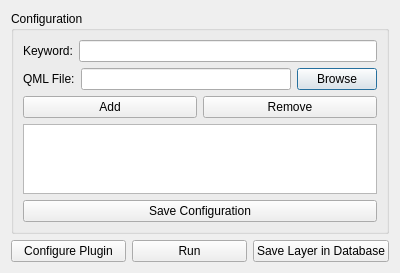
<?xml version="1.0" encoding="UTF-8"?>
<ui version="4.0">
 <class>PackageStylerDialog</class>
 <widget class="QDialog" name="PackageStylerDialog">
  <property name="geometry">
   <rect>
    <x>0</x>
    <y>0</y>
    <width>400</width>
    <height>150</height>
   </rect>
  </property>
  <property name="windowTitle">
   <string>PackageStyler</string>
  </property>
  <layout class="QVBoxLayout" name="verticalLayout">
   <item>
    <widget class="QGroupBox" name="configGroupBox">
     <property name="title">
      <string>Configuration</string>
     </property>
     <layout class="QVBoxLayout" name="verticalLayout_2">
      <item>
       <layout class="QHBoxLayout" name="horizontalLayout">
        <item>
         <widget class="QLabel" name="keywordLabel">
          <property name="text">
           <string>Keyword:</string>
          </property>
         </widget>
        </item>
        <item>
         <widget class="QLineEdit" name="keywordLineEdit"/>
        </item>
       </layout>
      </item>
      <item>
       <layout class="QHBoxLayout" name="horizontalLayout_2">
        <item>
         <widget class="QLabel" name="qmlLabel">
          <property name="text">
           <string>QML File:</string>
          </property>
         </widget>
        </item>
        <item>
         <widget class="QLineEdit" name="qmlPathLineEdit"/>
        </item>
        <item>
         <widget class="QPushButton" name="browseButton">
          <property name="text">
           <string>Browse</string>
          </property>
         </widget>
        </item>
       </layout>
      </item>
      <item>
       <layout class="QHBoxLayout" name="horizontalLayout_3">
        <item>
         <widget class="QPushButton" name="addButton">
          <property name="text">
           <string>Add</string>
          </property>
         </widget>
        </item>
        <item>
         <widget class="QPushButton" name="removeButton">
          <property name="text">
           <string>Remove</string>
          </property>
         </widget>
        </item>
      </layout>
      </item>
      <item>
       <widget class="QListWidget" name="configListWidget"/>
      </item>
      <item>
       <widget class="QPushButton" name="saveConfigButton">
        <property name="text">
         <string>Save Configuration</string>
        </property>
       </widget>
      </item>
     </layout>
    </widget>
   </item>
   <item>
    <layout class="QHBoxLayout" name="buttonLayout">
     <item>
      <widget class="QPushButton" name="configureButton">
       <property name="text">
        <string>Configure Plugin</string>
       </property>
      </widget>
     </item>
     <item>
      <widget class="QPushButton" name="runButton">
       <property name="text">
        <string>Run</string>
       </property>
      </widget>
     </item>
     <item>
      <widget class="QPushButton" name="saveLayerButton">
       <property name="text">
        <string>Save Layer in Database</string>
       </property>
      </widget>
     </item>
    </layout>
   </item>
  </layout>
 </widget>
 <resources/>
 <connections/>
</ui>
